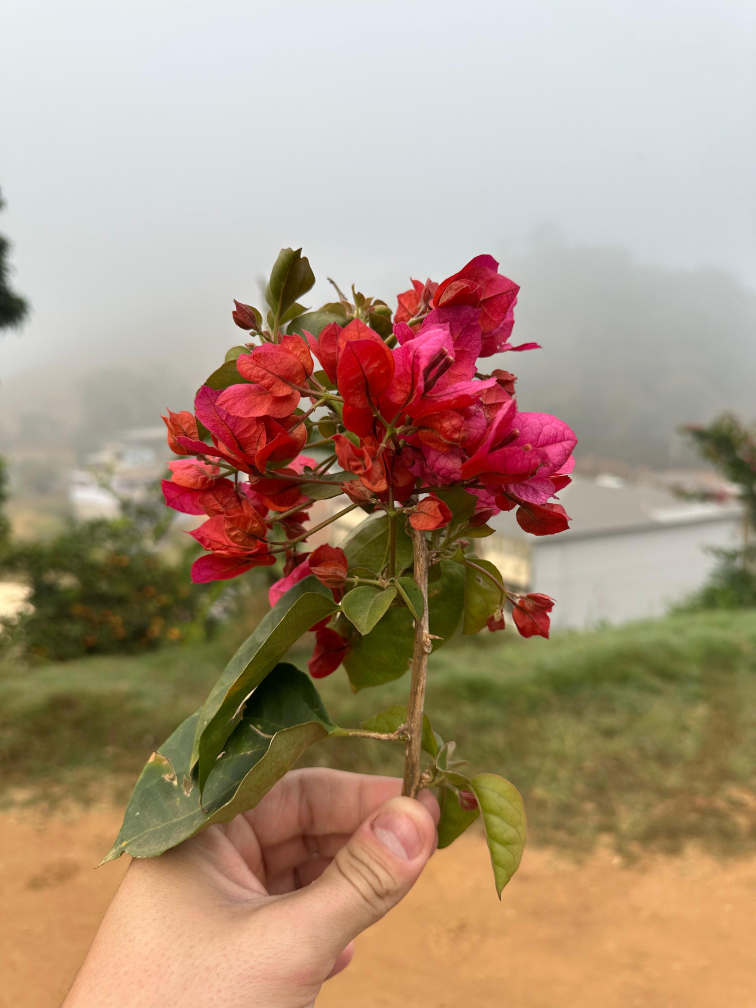
#> input picture flor_o_d_5.jpeg, 3024 x 4032 px, found by its file name (shown at 1/4 size)
$ jupyter execute Proc-de-Imagens.ipynb
#> lines starting #> are read from the running program, lines starting #| are printed output that depends on the picture
#> further down, img1 is the input picture: shape (4032, 3024, 3); mean B, G, R 126.3, 148.9, 172.5
[cell 1]
import cv2
import numpy as np
import matplotlib.pyplot as plt


def adicionar_legenda(imagem, texto):
    if imagem is None:
        return None

    posicao = (10, 30)
    cor = (255, 255, 255)
    escala = 0.7
    espessura = 2
    fonte = cv2.FONT_HERSHEY_SIMPLEX
    cv2.putText(imagem, texto, posicao, fonte, escala, cor, espessura, cv2.LINE_AA)

    return imagem


def adicionar_texto_no_topo(imagem, texto):
    fonte = cv2.FONT_HERSHEY_SIMPLEX
    cor = (255, 1, 255)
    escala = 1.0
    espessura = 2
    (largura_texto, altura_texto), _ = cv2.getTextSize(texto, fonte, escala, espessura)
    posicao_x = (imagem.shape[1] - largura_texto) // 2
    posicao_y = altura_texto + 15 # 15 pixels de margem do topo
    cv2.putText(imagem, texto, (posicao_x, posicao_y), fonte, escala, cor, espessura, cv2.LINE_AA)

    return imagem


def mostrar_4_imagens(imagem1, legenda1, imagem2, legenda2, imagem3, legenda3, imagem4, legenda4):
#> called with legenda1 = 'Carro Externo Dia', legenda2 = 'Carro Externo Noite', legenda3 = 'Carro interno Dia', legenda4 = 'Carro interno Noite'
    if imagem1 is None or imagem2 is None or imagem3 is None or imagem4 is None :
        print('Erro: Não foi possível carregar a imagem.')
        print(imagem1)


    else:
        # Obtém as dimensões originais da imagem
        #imagem_gen = imagem1.copy()

        # GARANTIA DE 3 CANAIS (BGR) PARA TODAS AS IMAGENS
        # Verifica se a imagem tem apenas 1 canal (escala de cinza) e a converte para 3 canais BGR
        if imagem1.ndim == 2: # .ndim == 2 significa 1 canal (altura, largura)
            imagem1 = cv2.cvtColor(imagem1, cv2.COLOR_GRAY2BGR)
        if imagem2.ndim == 2:
            imagem2 = cv2.cvtColor(imagem2, cv2.COLOR_GRAY2BGR)
        if imagem3.ndim == 2:
            imagem3 = cv2.cvtColor(imagem3, cv2.COLOR_GRAY2BGR)
        if imagem4.ndim == 2:
            imagem4 = cv2.cvtColor(imagem4, cv2.COLOR_GRAY2BGR)

        altura_original, largura_original, camadas = imagem1.shape
#> altura_original = 4032; largura_original = 3024; camadas = 3

        altura_maxima = 300

        # Calcula a proporção para manter a imagem escalonada corretamente
        proporcao = altura_maxima / float(altura_original)
#> proporcao = 0.0744
        nova_largura = int(largura_original * proporcao)
#> nova_largura = 225

        # Redimensiona
        imagem1_red = cv2.resize(imagem1, (nova_largura, altura_maxima), interpolation=cv2.INTER_AREA)
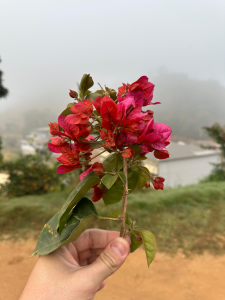
#> imagem1_red: shape (300, 225, 3); mean B, G, R 126.3, 148.9, 172.5
        imagem2_red = cv2.resize(imagem2, (nova_largura, altura_maxima), interpolation=cv2.INTER_AREA)
        imagem3_red = cv2.resize(imagem3, (nova_largura, altura_maxima), interpolation=cv2.INTER_AREA)
        imagem4_red = cv2.resize(imagem4, (nova_largura, altura_maxima), interpolation=cv2.INTER_AREA)

        # Adiciona legendas internas para cada sub-imagem
        posicao_legenda_interna = (10 , 30) # Posição para o canto superior esquerdo
        img1 = adicionar_legenda(imagem1_red, legenda1)
        img2 = adicionar_legenda(imagem2_red, legenda2)
#> call 2 of adicionar_legenda, with texto = 'Carro Externo Noite'
#> in adicionar_legenda (call 2), `cv2.putText(imagem, texto, posicao, fonte, escala, cor, espessura, cv2..`:
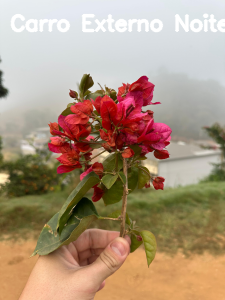
#> imagem: shape (300, 225, 3); mean B, G, R 126.9, 149.5, 173.3
        img3 = adicionar_legenda(imagem3_red, legenda3)
        img4 = adicionar_legenda(imagem4_red, legenda4)

        # Define o espaçamento
        margem = 30       # Margem nas bordas da tela final

        # Criando tela final
        largura_tela = (nova_largura * 2) + (3 * margem)
#> largura_tela = 540
        altura_tela = (altura_maxima * 2) + (4 * margem)
        #tela_final = np.zeros((altura_tela, largura_tela, 3), dtype=np.uint8) #Tela em Preto
        tela_final = np.ones((altura_tela, largura_tela, 3), dtype=np.uint8) * 255 #Tela em Branco

        # Calcula as posições para colar as imagens na tela
        # Offset inicial por causa da legenda externa e margem superior
        #offset_y_inicial = (2 * margem)

        # Posições para a primeira fileira
        pos_y1 = (2 * margem) #offset_y_inicial
        pos_x1 = margem
        pos_x2 = (2 * margem) + nova_largura
#> pos_x2 = 285

        # Posições para a segunda fileira
        pos_y2 = pos_y1 + margem + altura_maxima
        pos_x3 = margem
        pos_x4 = (2 * margem) + nova_largura
#> pos_x4 = 285

        # Cola as imagens na tela final
        tela_final[pos_y1 : pos_y1 + altura_maxima, pos_x1 : pos_x1 + nova_largura] = img1
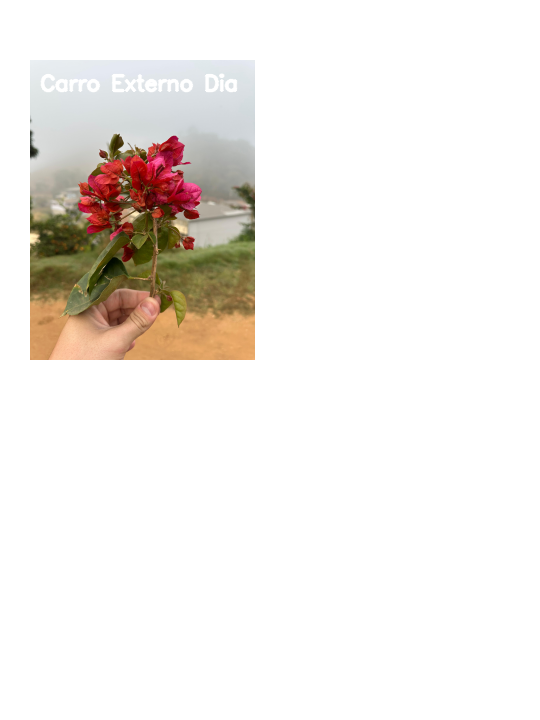
#> tela_final: shape (720, 540, 3); mean B, G, R 232.7, 236.7, 240.8
        tela_final[pos_y1 : pos_y1 + altura_maxima, pos_x2 : pos_x2 + nova_largura] = img2
        tela_final[pos_y2 : pos_y2 + altura_maxima, pos_x3 : pos_x3 + nova_largura] = img3
        tela_final[pos_y2 : pos_y2 + altura_maxima, pos_x4 : pos_x4 + nova_largura] = img4
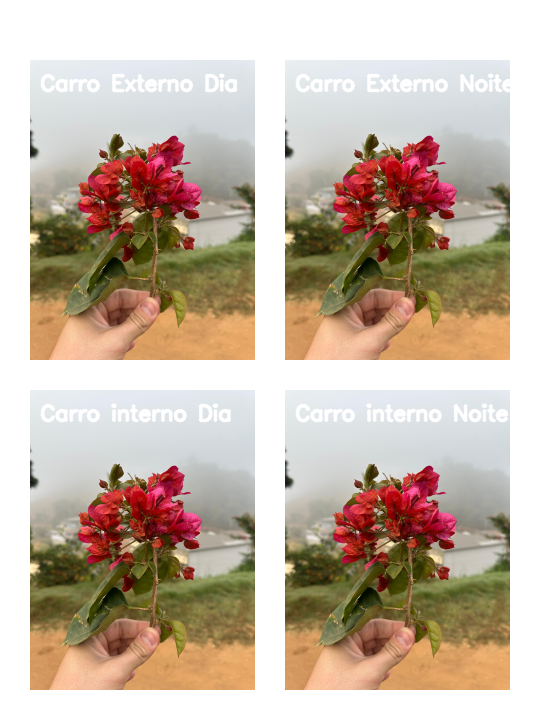
#> tela_final: shape (720, 540, 3); mean B, G, R 166, 181.7, 198.2

        tela_final = adicionar_texto_no_topo(tela_final, 'Comparação de Imagens')

        cv2.imshow('Quatro Imagens com Espaco e Legendas', tela_final)

        # Cria uma janela para exibir a imagem redimensionada.
        #cv2.imshow('Minha Imagem Redimensionada', imagem_redimensionada)
        cv2.waitKey(0)  # Espera até que uma tecla seja pressionada para fechar a janela.
        cv2.destroyAllWindows()

        #print(imagem_original.shape)
        #print(altura_maxima)

[cell 2]
# Caminhos das suas 4 imagens (SUBSTITUA PELOS CAMINHOS CORRETOS)
caminho_img1 = 'C:/Users/Laerte/Desktop/Proc de Imagens/flor_o_d_5.jpeg'
caminho_img2 = 'C:/Users/Laerte/Desktop/Proc de Imagens/flor_o_d_5.jpeg'
caminho_img3 = 'C:/Users/Laerte/Desktop/Proc de Imagens/flor_o_d_5.jpeg'
caminho_img4 = 'C:/Users/Laerte/Desktop/Proc de Imagens/flor_o_d_5.jpeg'

img1 = cv2.imread(caminho_img1, cv2.IMREAD_COLOR)
legenda1 = 'Carro Externo Dia'
img2 = cv2.imread(caminho_img2, cv2.IMREAD_COLOR)
legenda2 = 'Carro Externo Noite'
img3 = cv2.imread(caminho_img3, cv2.IMREAD_COLOR)
legenda3 = 'Carro interno Dia'
img4 = cv2.imread(caminho_img4, cv2.IMREAD_COLOR)
legenda4 = 'Carro interno Noite'

mostrar_4_imagens(img1, legenda1, img2, legenda2, img3, legenda3, img4, legenda4)

#imagem_grey = cv2.imread('C:/Users/Laerte/Desktop/Proc de Imagens/carro_e_d_11.jpeg',0)
#cv2.imshow('Quatro Imagens com Espaco e Legendas', imagem_grey)
#cv2.waitKey(0)  # Espera até que uma tecla seja pressionada para fechar a janela.
#cv2.destroyAllWindows()
